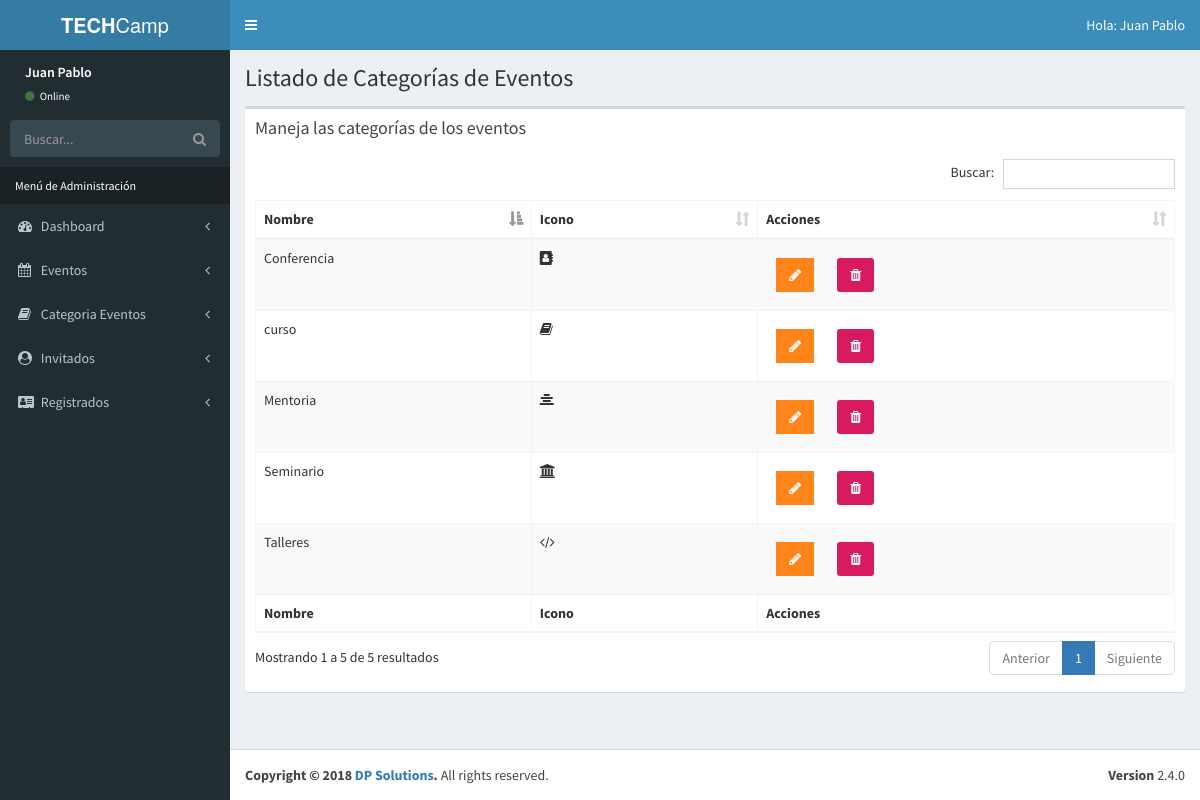
The app's page /admin/lista-categorias.php (signed in) with its own data.
### tables this page shows
CREATE TABLE `categoria_evento` (
  `id_categoria` tinyint(10) NOT NULL AUTO_INCREMENT,
  `cat_evento` varchar(50) NOT NULL,
  `icono` varchar(15) NOT NULL,
  `actualizado` datetime NOT NULL,
  PRIMARY KEY (`id_categoria`)
);

### admin/lista-categorias.php (the view, shortened to what this page needs)
<?php
        include_once 'funciones/funciones.php';
        include_once 'templates/header.php';
        include_once 'templates/barra.php';
        include_once 'templates/navegacion.php';
?>
  <div class="content-wrapper">
    <section class="content-header">
          <h1>
            Listado de Categorías de Eventos
          </h1>
    </section>
    <section class="content">
      <div class="row">
        <div class="col-xs-12">
          <div class="box">
            <div class="box-header">
              <h3 class="box-title">Maneja las categorías de los eventos</h3>
            </div>
            <div class="box-body">
              <table id="registros" class="table table-bordered table-striped">
                <thead>
                <tr>
                  <th>Nombre</th>
                  <th>Icono</th>
                  <th>Acciones</th>
                </tr>
                </thead>
                <tbody>
                        <?php
                            try {
                                $sql = "SELECT * FROM categoria_evento";
                                $resultado = $conn->query($sql);
                            } catch (Exception $e) {
                                $error = $e->getMessage();
                                echo $error;
                            }
                            while($categoria = $resultado->fetch_assoc() ) { ?>
                                <tr>
                                    <td><?php echo $categoria['cat_evento']; ?></td>
                                    <td><i class="fa <?php echo $categoria['icono']; ?>"></i></td>
                                    <td>
                                        <a href="editar-categoria.php?id=<?php echo $categoria['id_categoria'] ?>" class="btn bg-orange btn-flat margin">
                                            <i class="fa fa-pencil"></i>
                                        </a>
                                        <a href="#" data-id="<?php echo $categoria['id_categoria']; ?>" data-tipo="categoria" class="btn bg-maroon bnt-flat margin borrar_registro">
                                            <i class="fa fa-trash"></i>
                                        </a>
                                    </td>
                                </tr>
                            <?php }  ?>
                </tbody>
                <tfoot>
                <tr>
                    <th>Nombre</th>
                    <th>Icono</th>
                    <th>Acciones</th>
                </tr>
                </tfoot>
              </table>
            </div>
          </div>
        </div>
      </div>
    </section>
  </div>
  <?php
          include_once 'templates/footer.php';
  ?>

### records on screen
categoria_evento: cat_evento "Seminario"
categoria_evento: cat_evento "Conferencia"
categoria_evento: cat_evento "Talleres"
categoria_evento: cat_evento "Mentoria"
categoria_evento: cat_evento "curso"

### other values on screen
$_SESSION['nombre'] "Juan Pablo"
